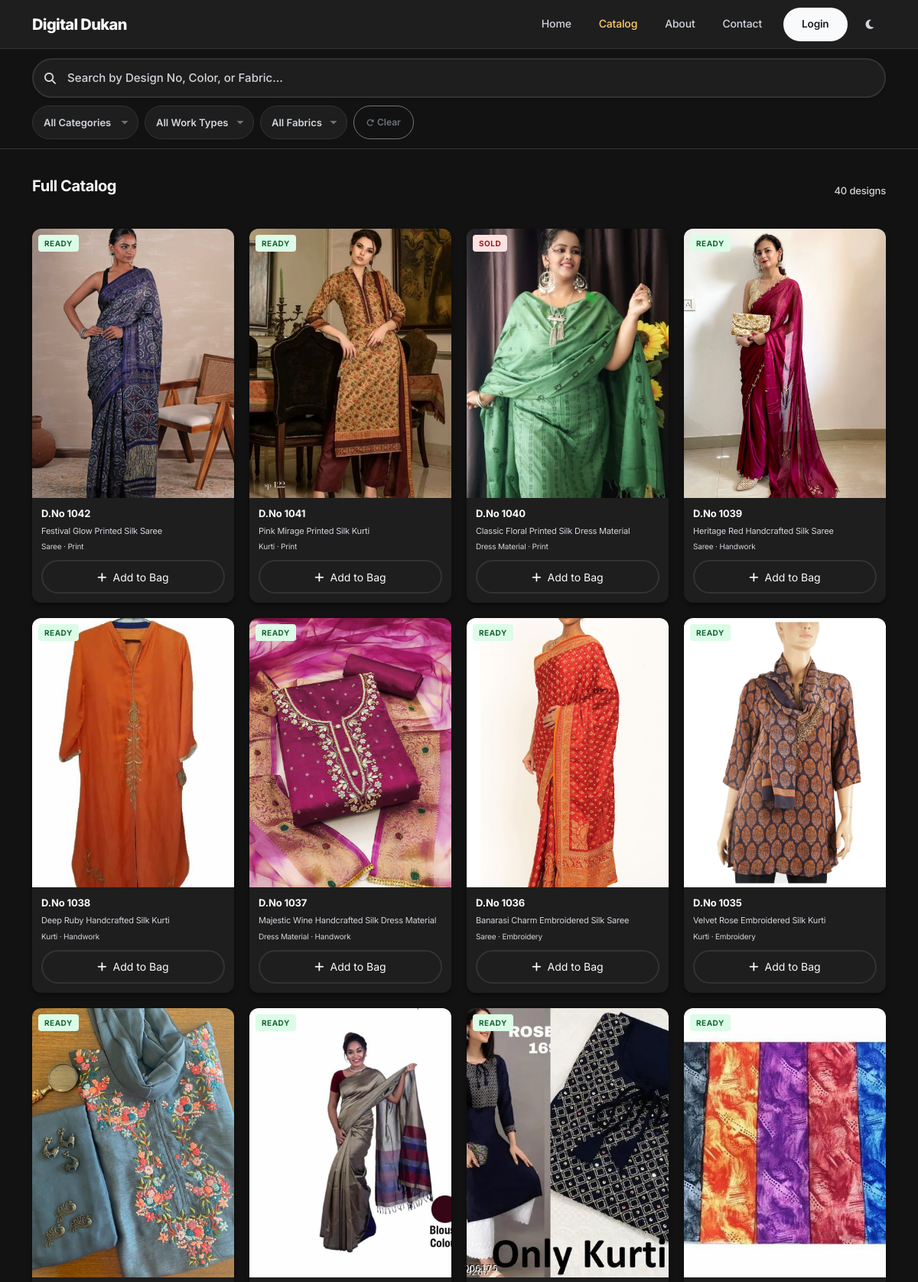
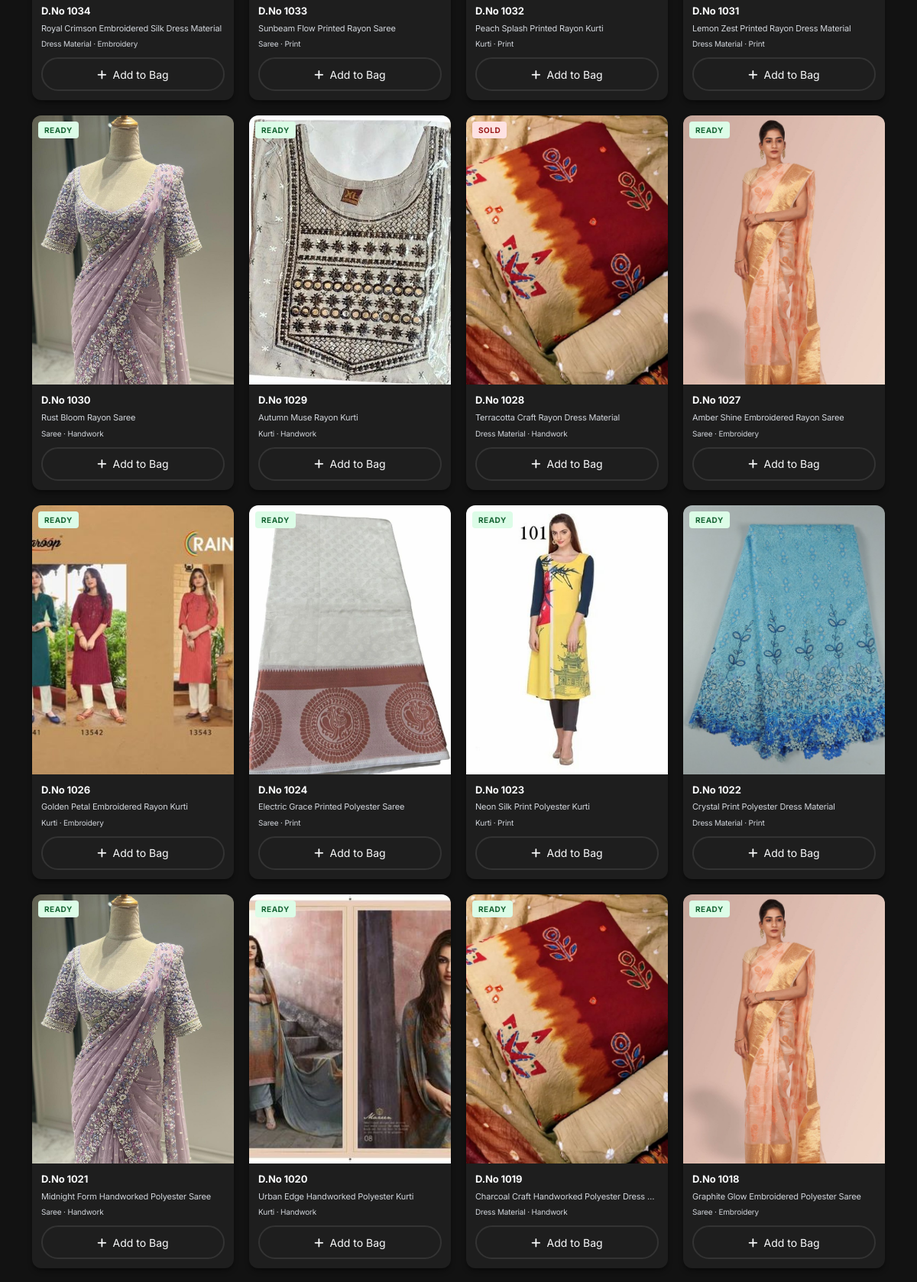
/catalog (upper part), run on the app's committed database (2 pictures, top to bottom).
### app.py (models this page shows, shortened)
class Product(db.Model):
    id = db.Column(db.Integer, primary_key=True)
    name = db.Column(db.String(100), nullable=False)
    design_no = db.Column(db.String(50), nullable=False)
    category = db.Column(db.String(50), nullable=True)
    material_type = db.Column(db.String(50), nullable=True)
    work_type = db.Column(db.String(50), nullable=True)
    color = db.Column(db.String(50), nullable=True) # New Field (v7.5)
    image_file = db.Column(db.String(100), nullable=False)
    stock_status = db.Column(db.String(20), default='READY')
    stock_count = db.Column(db.Integer, default=0)
    views = db.Column(db.Integer, default=0)
    whatsapp_clicks = db.Column(db.Integer, default=0)
    @property
    def image(self):
        return self.image_file
    @property
    def stock(self):
        return self.stock_status
    @property
    def product_category(self):
        return self.category

### app.py (the view, shortened to what this page needs)
@app.route('/catalog')
def catalog():
    search_query = request.args.get('q', '').strip()
    category_filter = request.args.get('category', 'All')
    work_type_filter = request.args.get('work_type', 'All')
    material_type_filter = request.args.get('material_type', 'All')
    sort_by = request.args.get('sort', 'newest')
    products_query = Product.query
    if category_filter != 'All':
        products_query = products_query.filter(
            db.or_(Product.product_category == category_filter, Product.category == category_filter)
        )
    if work_type_filter != 'All':
        products_query = products_query.filter(Product.work_type == work_type_filter)
    if material_type_filter != 'All':
        products_query = products_query.filter(Product.material_type == material_type_filter)
    if sort_by == 'trending':
        products_query = products_query.order_by(Product.views.desc(), Product.id.desc())
    elif sort_by == 'bestseller':
        products_query = products_query.order_by(Product.whatsapp_clicks.desc(), Product.id.desc())
    else: # newest
        products_query = products_query.order_by(Product.id.desc())
    products = products_query.all()
    return render_template('catalog.html',
                          products=products,
                          work_type_options=WORK_TYPE_OPTIONS,
                          product_category_options=PRODUCT_CATEGORY_OPTIONS,
                          material_type_options=MATERIAL_TYPE_OPTIONS)

### app.py (called while the page is built)
def normalize_whatsapp_number(contact_number: str) -> str:
    return ''.join(ch for ch in contact_number if ch.isdigit())

@app.context_processor
def inject_global_template_data():
    shop = app.config.get('SHOP_SETTINGS', DEFAULT_SETTINGS)
    return {
        'shop_settings': shop,
        'whatsapp_no': normalize_whatsapp_number(shop.get('contact_number', '')),
        'work_type_options': WORK_TYPE_OPTIONS,
        'product_category_options': PRODUCT_CATEGORY_OPTIONS,
        'asset_version': ASSET_VERSION,
    }

### templates/catalog.html (shortened to what this page needs)
{% extends "base.html" %}
{% block content %}
<div class="container-fluid px-0">
  <div class="catalog-sticky-search" id="catalog-sticky-search">
    <div class="container">
      <div class="catalog-search-wrap">
        <input type="text" id="catalog-search-box" class="catalog-search-input"
               placeholder="Search by Design No, Color, or Fabric..."
               value="{{ request.args.get('q', '') }}">
      </div>
      <div class="catalog-filters" id="catalog-filters">
        <select id="cat-category-filter" class="catalog-filter-select">
          <option value="All" {% if request.args.get('category', 'All') == 'All' %}selected{% endif %}>All Categories</option>
        </select>
        <select id="cat-work-type-filter" class="catalog-filter-select">
          <option value="All" {% if request.args.get('work_type', 'All') == 'All' %}selected{% endif %}>All Work Types</option>
        </select>
        <select id="cat-material-filter" class="catalog-filter-select">
          <option value="All" {% if request.args.get('material_type', 'All') == 'All' %}selected{% endif %}>All Fabrics</option>
        </select>
        <button id="cat-clear-filters" class="btn btn-sm btn-outline-secondary rounded-pill px-3" style="font-size: 12px; font-weight: 600; min-height: var(--touch-min);">
          <i class="fas fa-redo-alt me-1" style="font-size: 10px;"></i>Clear
        </button>
      </div>
    </div>
  </div>
  <div class="container py-4" id="catalog-grid-section">
    <div class="section-header">
      <h1 class="section-title">Full Catalog</h1>
      <span style="font-size: 13px; color: var(--text-tertiary); font-weight: 500;">
        {{ products|length }} designs
      </span>
    </div>
    {% if products %}
    <div class="feed-grid" id="catalog-grid">
      {% for product in products %}
      <div class="feed-card"
           data-product-id="{{ product.id }}"
           data-product-name="{{ product.name }}"
           data-product-image="{{ product.image }}">
        <div class="feed-card-img-wrap"
             style="cursor: pointer;"
             data-id="{{ product.id + 1000 }}"
             data-name="{{ product.name }}"
             data-dno="{{ product.design_no }}"
             data-img="{{ url_for('static', filename='images/' + product.image) }}"
             data-fabric="{{ product.material_type }}"
             data-work="{{ product.work_type }}"
             onclick="openQuickView(this)">
          <img
            src="{{ url_for('static', filename='images/' + product.image) }}"
            class="feed-card-img"
            alt="{{ product.name }}"
            loading="lazy"
          />
          <span style="position: absolute; top: 8px; left: 8px; font-size: 10px; font-weight: 700; padding: 3px 8px; border-radius: 4px; letter-spacing: 0.5px;
            {% if product.stock == 'In Stock' %}background: #dcfce7; color: #166534;{% else %}background: #fee2e2; color: #991b1b;{% endif %}">
            {{ 'READY' if product.stock == 'In Stock' else 'SOLD' }}
          </span>
        </div>
        <div class="feed-card-info">
          <div class="feed-card-dno">D.No {{ product.id + 1000 }}</div>
          <div class="feed-card-name">{{ product.name }}</div>
          <div style="font-size: 10px; color: var(--text-tertiary); margin-top: 1px;">
            {{ product.product_category or product.category }}{% if product.work_type %} · {{ product.work_type }}{% endif %}
          </div>
          <div class="mt-2">
            <button class="btn btn-sm btn-outline-dark w-100 rounded-pill btn-add-cart"
                onclick="event.stopPropagation(); toggleCart(this)"
                data-id="{{ product.id + 1000 }}"
                data-dno="{{ product.id + 1000 }}"
                data-name="{{ product.name }}"
                data-fabric="{{ product.material_type }}"
                data-work="{{ product.work_type }}"
                data-whatsapp="{{ whatsapp_no }}"
                data-image="{{ url_for('static', filename='images/' + product.image) }}">
            </button>
          </div>
        </div>
      </div>
      {% endfor %}
    </div>
    {% else %}
    <div class="text-center py-5">
      <i class="fas fa-box-open mb-3" style="font-size: 48px; color: var(--text-tertiary); opacity: 0.3;"></i>
      <p class="text-muted">No products match your filters. Try clearing filters.</p>
    </div>
    {% endif %}
  </div>
</div>
{% endblock %}

### templates/base.html (shortened to what this page needs)
<!doctype html>
<html lang="en">
  <head>
    <link
      href="https://cdn.jsdelivr.net/npm/bootstrap@5.3.0/dist/css/bootstrap.min.css"
      rel="stylesheet"
    />
    <link
      rel="stylesheet"
      href="https://cdnjs.cloudflare.com/ajax/libs/font-awesome/6.4.0/css/all.min.css"
    />
    <link rel="stylesheet" href="{{ url_for('static', filename='css/style.css') }}">
  </head>
  <body>
    <nav
      class="navbar navbar-expand-md sticky-top d-none d-md-block"
      id="desktop-navbar"
    >
      <div class="container">
        <a class="navbar-brand" href="/">
          {{ shop_settings.shop_name }}
        </a>
        <div class="ms-auto d-flex align-items-center gap-1">
          <a class="nav-link px-3" href="/" id="desktop-nav-home">Home</a>
          <a class="nav-link px-3" href="/catalog" id="desktop-nav-catalog">Catalog</a>
          <a class="nav-link px-3" href="/about" id="desktop-nav-about">About</a>
          <a class="nav-link px-3" href="/contact" id="desktop-nav-contact">Contact</a>
          {% if current_user.is_authenticated %}
          <a class="nav-link-pill ms-2" href="/admin" id="desktop-nav-dashboard">
            <i class="fas fa-grid-2 me-1"></i> Dashboard
          </a>
          {% else %}
          <a class="nav-link-pill ms-2" href="/login" id="desktop-nav-login">Login</a>
          {% endif %}
          <button class="btn btn-link nav-link px-3 ms-1" onclick="toggleTheme()" aria-label="Toggle Theme">
            <i class="fas fa-moon" id="theme-icon"></i>
          </button>
        </div>
      </div>
    </nav>
    <main class="content-wrapper" id="main-content">{% block content %}{% endblock %}</main>
  </body>
</html>

### data on the page
Product: image_file (picture), stock_status "READY", product.id+1000 "1042", name "Festival Glow Printed Silk Saree", category "Saree", work_type "Print"
Product: image_file (picture), stock_status "READY", product.id+1000 "1041", name "Pink Mirage Printed Silk Kurti", category "Kurti", work_type "Print"
Product: image_file (picture), stock_status "SOLD", product.id+1000 "1040", name "Classic Floral Printed Silk Dress Material", category "Dress Material", work_type "Print"
Product: image_file (picture), stock_status "READY", product.id+1000 "1039", name "Heritage Red Handcrafted Silk Saree", category "Saree", work_type "Handwork"
Product: image_file (picture), stock_status "READY", product.id+1000 "1038", name "Deep Ruby Handcrafted Silk Kurti", category "Kurti", work_type "Handwork"
Product: image_file (picture), stock_status "READY", product.id+1000 "1037", name "Majestic Wine Handcrafted Silk Dress Material", category "Dress Material", work_type "Handwork"
Product: image_file (picture), stock_status "READY", product.id+1000 "1036", name "Banarasi Charm Embroidered Silk Saree", category "Saree", work_type "Embroidery"
Product: image_file (picture), stock_status "READY", product.id+1000 "1035", name "Velvet Rose Embroidered Silk Kurti", category "Kurti", work_type "Embroidery"
Product: image_file (picture), stock_status "READY", product.id+1000 "1034", name "Royal Crimson Embroidered Silk Dress Material", category "Dress Material", work_type "Embroidery"
Product: image_file (picture), stock_status "READY", product.id+1000 "1033", name "Sunbeam Flow Printed Rayon Saree", category "Saree", work_type "Print"
Product: image_file (picture), stock_status "READY", product.id+1000 "1032", name "Peach Splash Printed Rayon Kurti", category "Kurti", work_type "Print"
Product: image_file (picture), stock_status "READY", product.id+1000 "1031", name "Lemon Zest Printed Rayon Dress Material", category "Dress Material", work_type "Print"
Product: image_file (picture), stock_status "READY", product.id+1000 "1030", name "Rust Bloom Rayon Saree", category "Saree", work_type "Handwork"
Product: image_file (picture), stock_status "READY", product.id+1000 "1029", name "Autumn Muse Rayon Kurti", category "Kurti", work_type "Handwork"
Product: image_file (picture), stock_status "SOLD", product.id+1000 "1028", name "Terracotta Craft Rayon Dress Material", category "Dress Material", work_type "Handwork"
Product: image_file (picture), stock_status "READY", product.id+1000 "1027", name "Amber Shine Embroidered Rayon Saree", category "Saree", work_type "Embroidery"
Product: image_file (picture), stock_status "READY", product.id+1000 "1026", name "Golden Petal Embroidered Rayon Kurti", category "Kurti", work_type "Embroidery"
Product: image_file (picture), stock_status "READY", product.id+1000 "1024", name "Electric Grace Printed Polyester Saree", category "Saree", work_type "Print"
Product: image_file (picture), stock_status "READY", product.id+1000 "1023", name "Neon Silk Print Polyester Kurti", category "Kurti", work_type "Print"
Product: image_file (picture), stock_status "READY", product.id+1000 "1022", name "Crystal Print Polyester Dress Material", category "Dress Material", work_type "Print"
Product: image_file (picture), stock_status "READY", product.id+1000 "1021", name "Midnight Form Handworked Polyester Saree", category "Saree", work_type "Handwork"
Product: image_file (picture), stock_status "READY", product.id+1000 "1020", name "Urban Edge Handworked Polyester Kurti", category "Kurti", work_type "Handwork"
Product: image_file (picture), stock_status "READY", product.id+1000 "1019", name "Charcoal Craft Handworked Polyester Dress…", category "Dress Material", work_type "Handwork"
Product: image_file (picture), stock_status "READY", product.id+1000 "1018", name "Graphite Glow Embroidered Polyester Saree", category "Saree", work_type "Embroidery"

### other printed values
{{ shop_settings.shop_name }} "Digital Dukan"
{{ products|length }} "40"
